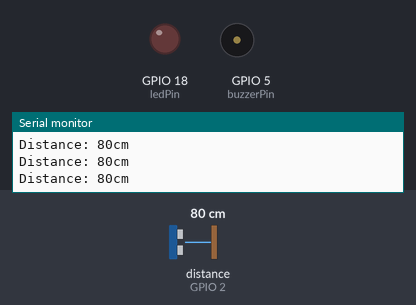
Simulated run of this sketch. Board: ESP32. Parts: output pins drawn as LEDs (lit = HIGH), buzzer (waves = sounding, pin HIGH), the last lines printed to the serial monitor. Inputs (shaded band) come from the test bench; at power-on: distance to the obstacle (sensor on GPIO 2) 80 cm. The echo pulse lasts 58.3 µs per cm.

Above: at 1.2 s.
1.3 s: distance to the obstacle (sensor on GPIO 2) set to 9 cm
2.8 s: distance to the obstacle (sensor on GPIO 2) set to 6 cm
At 3.7 s:
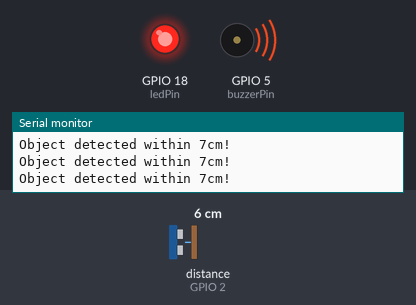
4.3 s: distance to the obstacle (sensor on GPIO 2) set to 18 cm
At 5.4 s:
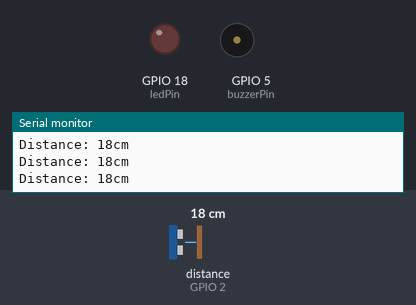
5.8 s: distance to the obstacle (sensor on GPIO 2) set to 2 cm
At 6.3 s:
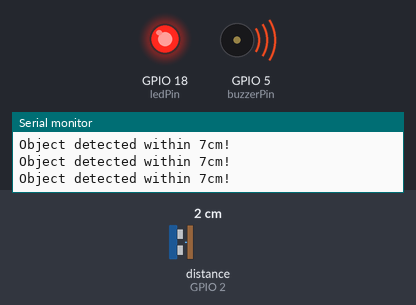
Timing chart, 0 to 8.3 s (numbered marks = the images above; inputs shaded):
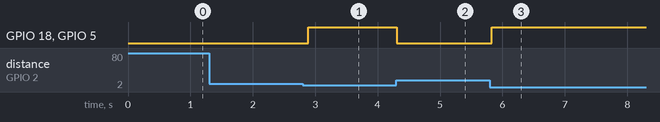

The sketch:

sketch.ino
```cpp
#include <Ultrasonic.h>
const int triggerPin = 4;
const int echoPin = 2;
const int buzzerPin = 5;
const int ledPin = 18;
const int threshold = 7;
    // threshold distance in 7 cm
Ultrasonic ultrasonic(triggerPin, echoPin);
void setup() {
  Serial.begin(9600);
  pinMode(buzzerPin, OUTPUT);
  pinMode(ledPin, OUTPUT);
   }
void loop() {
  long distance = ultrasonic.distanceRead();
  if (distance <= threshold) {
      digitalWrite(buzzerPin, HIGH);
      digitalWrite(ledPin, HIGH);
      Serial.print("Object detected within ");
      Serial.print(threshold); Serial.println("cm!");
         }
  else {
        digitalWrite(buzzerPin, LOW);
        digitalWrite(ledPin, LOW);
        Serial.print("Distance: ");
        Serial.print(distance);
        Serial.println("cm");
         }
  delay(100);
}
```

Measured:
- the behaviour switches between 8 and 7 cm on distance to the obstacle (sensor on GPIO 2) (found by bisection; images 0 and 1)
- after the input at 2.8 s, GPIO 18 (ledPin), GPIO 5 (buzzerPin): LOW → HIGH after 0.09 s
- after the input at 4.3 s, GPIO 18 (ledPin), GPIO 5 (buzzerPin): HIGH → LOW at once
- after the input at 5.8 s, GPIO 18 (ledPin), GPIO 5 (buzzerPin): LOW → HIGH at once
